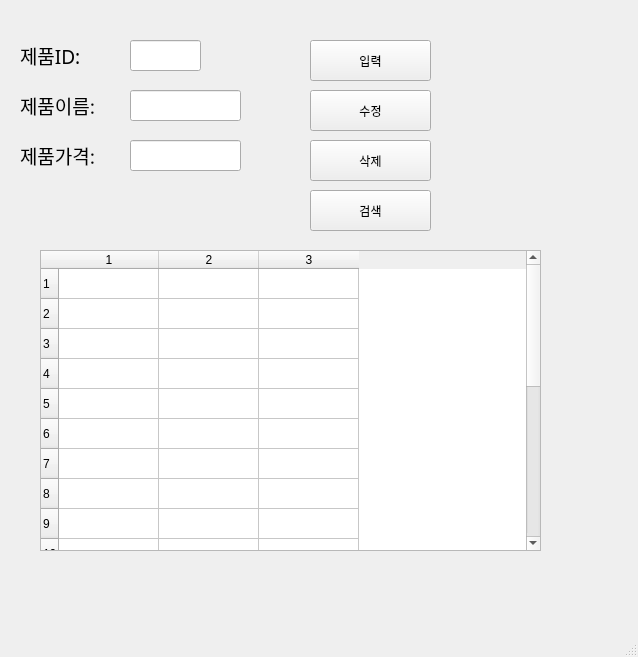
<?xml version="1.0" encoding="UTF-8"?>
<ui version="4.0">
 <class>MainWindow</class>
 <widget class="QMainWindow" name="MainWindow">
  <property name="geometry">
   <rect>
    <x>0</x>
    <y>0</y>
    <width>638</width>
    <height>657</height>
   </rect>
  </property>
  <property name="windowTitle">
   <string>MainWindow</string>
  </property>
  <widget class="QWidget" name="centralwidget">
   <widget class="QLabel" name="label">
    <property name="geometry">
     <rect>
      <x>20</x>
      <y>40</y>
      <width>101</width>
      <height>31</height>
     </rect>
    </property>
    <property name="font">
     <font>
      <family>맑은 고딕</family>
      <pointsize>14</pointsize>
     </font>
    </property>
    <property name="text">
     <string>제품ID:</string>
    </property>
   </widget>
   <widget class="QLabel" name="label_2">
    <property name="geometry">
     <rect>
      <x>20</x>
      <y>90</y>
      <width>111</width>
      <height>31</height>
     </rect>
    </property>
    <property name="font">
     <font>
      <family>맑은 고딕</family>
      <pointsize>14</pointsize>
     </font>
    </property>
    <property name="text">
     <string>제품이름:</string>
    </property>
   </widget>
   <widget class="QLabel" name="label_3">
    <property name="geometry">
     <rect>
      <x>20</x>
      <y>140</y>
      <width>111</width>
      <height>31</height>
     </rect>
    </property>
    <property name="font">
     <font>
      <family>맑은 고딕</family>
      <pointsize>14</pointsize>
     </font>
    </property>
    <property name="text">
     <string>제품가격:</string>
    </property>
   </widget>
   <widget class="QLineEdit" name="prodID">
    <property name="geometry">
     <rect>
      <x>130</x>
      <y>40</y>
      <width>71</width>
      <height>31</height>
     </rect>
    </property>
   </widget>
   <widget class="QLineEdit" name="prodName">
    <property name="geometry">
     <rect>
      <x>130</x>
      <y>90</y>
      <width>111</width>
      <height>31</height>
     </rect>
    </property>
   </widget>
   <widget class="QLineEdit" name="prodPrice">
    <property name="geometry">
     <rect>
      <x>130</x>
      <y>140</y>
      <width>111</width>
      <height>31</height>
     </rect>
    </property>
   </widget>
   <widget class="QPushButton" name="pushButton">
    <property name="geometry">
     <rect>
      <x>310</x>
      <y>40</y>
      <width>121</width>
      <height>41</height>
     </rect>
    </property>
    <property name="text">
     <string>입력</string>
    </property>
   </widget>
   <widget class="QPushButton" name="pushButton_2">
    <property name="geometry">
     <rect>
      <x>310</x>
      <y>90</y>
      <width>121</width>
      <height>41</height>
     </rect>
    </property>
    <property name="text">
     <string>수정</string>
    </property>
   </widget>
   <widget class="QPushButton" name="pushButton_3">
    <property name="geometry">
     <rect>
      <x>310</x>
      <y>140</y>
      <width>121</width>
      <height>41</height>
     </rect>
    </property>
    <property name="text">
     <string>삭제</string>
    </property>
   </widget>
   <widget class="QPushButton" name="pushButton_4">
    <property name="geometry">
     <rect>
      <x>310</x>
      <y>190</y>
      <width>121</width>
      <height>41</height>
     </rect>
    </property>
    <property name="text">
     <string>검색</string>
    </property>
   </widget>
   <widget class="QTableWidget" name="tableWidget">
    <property name="geometry">
     <rect>
      <x>40</x>
      <y>250</y>
      <width>501</width>
      <height>301</height>
     </rect>
    </property>
    <property name="rowCount">
     <number>20</number>
    </property>
    <property name="columnCount">
     <number>3</number>
    </property>
    <row/>
    <row/>
    <row/>
    <row/>
    <row/>
    <row/>
    <row/>
    <row/>
    <row/>
    <row/>
    <row/>
    <row/>
    <row/>
    <row/>
    <row/>
    <row/>
    <row/>
    <row/>
    <row/>
    <row/>
    <column/>
    <column/>
    <column/>
   </widget>
  </widget>
  <widget class="QMenuBar" name="menubar">
   <property name="geometry">
    <rect>
     <x>0</x>
     <y>0</y>
     <width>638</width>
     <height>26</height>
    </rect>
   </property>
  </widget>
  <widget class="QStatusBar" name="statusbar"/>
 </widget>
 <resources/>
 <connections>
  <connection>
   <sender>pushButton</sender>
   <signal>clicked()</signal>
   <receiver>MainWindow</receiver>
   <slot>addProduct()</slot>
   <hints>
    <hint type="sourcelabel">
     <x>394</x>
     <y>72</y>
    </hint>
    <hint type="destinationlabel">
     <x>470</x>
     <y>95</y>
    </hint>
   </hints>
  </connection>
  <connection>
   <sender>pushButton_2</sender>
   <signal>clicked()</signal>
   <receiver>MainWindow</receiver>
   <slot>updateProduct()</slot>
   <hints>
    <hint type="sourcelabel">
     <x>418</x>
     <y>129</y>
    </hint>
    <hint type="destinationlabel">
     <x>470</x>
     <y>136</y>
    </hint>
   </hints>
  </connection>
  <connection>
   <sender>pushButton_3</sender>
   <signal>clicked()</signal>
   <receiver>MainWindow</receiver>
   <slot>removeProduct()</slot>
   <hints>
    <hint type="sourcelabel">
     <x>409</x>
     <y>175</y>
    </hint>
    <hint type="destinationlabel">
     <x>469</x>
     <y>183</y>
    </hint>
   </hints>
  </connection>
  <connection>
   <sender>pushButton_4</sender>
   <signal>clicked()</signal>
   <receiver>MainWindow</receiver>
   <slot>getProduct()</slot>
   <hints>
    <hint type="sourcelabel">
     <x>406</x>
     <y>219</y>
    </hint>
    <hint type="destinationlabel">
     <x>471</x>
     <y>229</y>
    </hint>
   </hints>
  </connection>
 </connections>
 <slots>
  <slot>addProduct()</slot>
  <slot>updateProduct()</slot>
  <slot>removeProduct()</slot>
  <slot>getProduct()</slot>
 </slots>
</ui>
